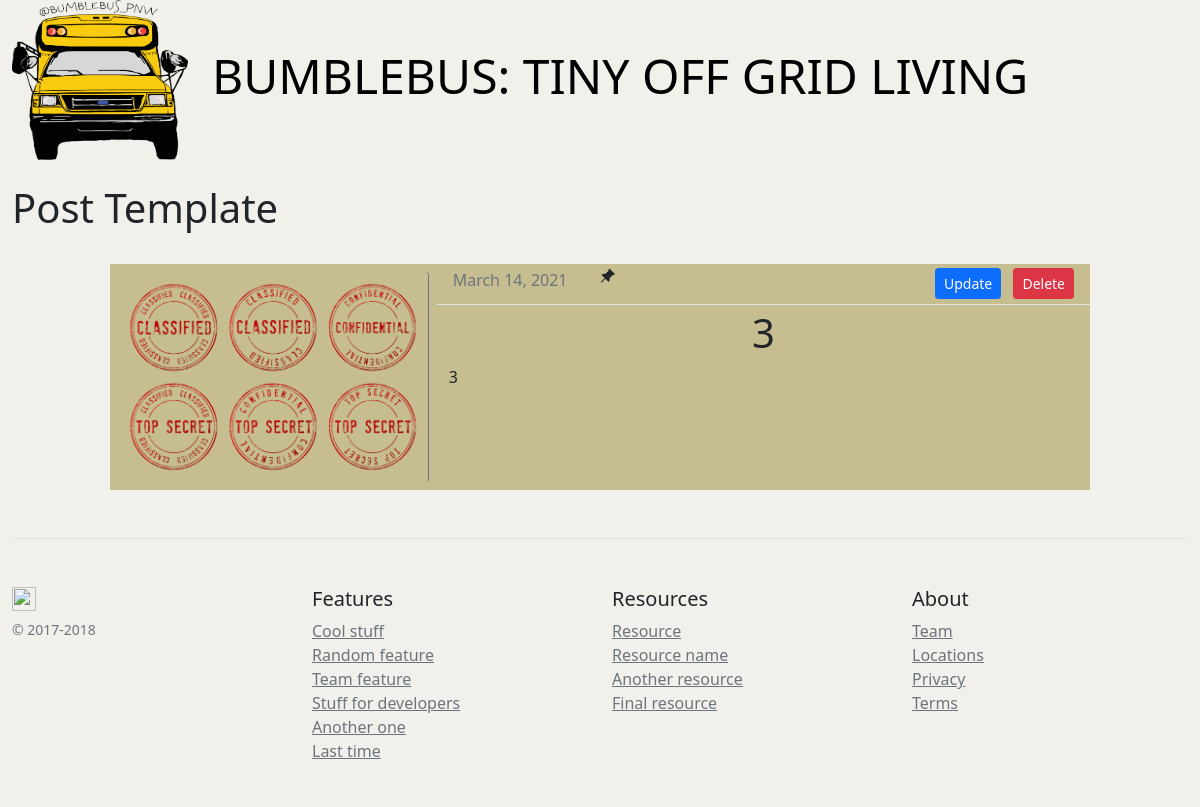
The app's page /post/4 with its own data.
### bumblebus/models.py (models this page shows, shortened)
class Post(db.Model):
	id = db.Column(db.Integer, primary_key=True)
	postType = db.Column(db.String(4), nullable=False)
	title = db.Column(db.String(100), nullable=False)
	date_posted = db.Column(db.DateTime, nullable=False, default=datetime.utcnow) #pass in the function and not the current time; no parens
	content = db.Column(db.Text, nullable=False)
	summary = db.Column(db.Text, nullable=False)
	user_id = db.Column(db.Integer, db.ForeignKey('user.id'), nullable=False)
	pinned = db.Column(db.Boolean, nullable=False, default=False)
	image_file = db.Column(db.String(20), nullable=False, default='blog_default.jpg')
	thumbnail = db.Column(db.String(20), nullable=False, default='blog_default.jpg')
	published = db.Column(db.Boolean, nullable=False, default=False)

### bumblebus/routes.py (the view)
@app.route("/post/<int:post_id>", methods=['GET', 'POST'])
def post(post_id):
	post = Post.query.get_or_404(post_id)
	form = PostForm()
	if form.validate_on_submit():
		post = Post(title=form.title.data, content=form.content.data, author=current_user)
		db.session.add(post)
		db.session.commit()
		flash(f'Your post has been created!', 'success')
		return redirect(url_for('home'))
	return render_template('post.html', title=post.title, post=post)#, form=form)

### bumblebus/templates/post.html (shortened to what this page needs)
{% extends "base.html" %}
{% block content %}
	<h1>Post Template</h1>
	<br>
		<div class="row mx-auto justify-content-center">
		{% if post.postType == 'blog' %}
		<div class="col-md-10" style="background-color: #C6BE90;">
			<article class="content-section" style="background-color: #C6BE90;">
		{% else %}
		<div class="col-md-10" style="background-color: #AAC6C3;">
			<article class="content-section" style="background-color: #AAC6C3;">
		{% endif %}
			<div class="row ">
			{% if post.postType == 'blog' %}
				<div class="col-md-4 img-fluid p-2 ">
					<img class="card-img-top rounded border-end border-secondary" src="{{ url_for('static', filename='blog_pics/' + post.thumbnail) }}" alt="Card image cap" >
				</div>
			{% endif %}
				<div class="col-md-8 ">
					<div class=" row article-metadata justify-content-between ">
						<div class="col-auto">
							<div class="row">
								<div class="col-auto">
									<p class="text-muted m-1">{{ post.date_posted.strftime('%B %d, %Y') }}</p>
								</div>
								{% if post.pinned %}
								<div class="col-auto">
									<i class="bi bi-pin-angle-fill m-1"></i>
								</div>
								{% endif %}
							</div>
						</div>
						<div class="col-auto ms-auto">
						<a class="btn btn-primary btn-sm m-1  " href="{{ url_for('post_update', post_id=post.id) }}">Update</a>
						<button type="button" class="btn btn-danger btn-sm m-1 " data-bs-toggle="modal" data-bs-target="#deleteModal{{ post.id }}">Delete</button>
						</div>
					</div>
					<h1 class="text-center pt-0">{{ post.title }}</h1>
					{% if post.postType == 'blog' %}
					<p class="article-content text-truncate">{{ post.content | safe }}</p>
					{% else %}
					<p class="article-content text-truncate">{{ post.summary | safe }}</p>
					{% endif %}
				</div>
			</div>
		</article>
	</div>
	</div>
{% endblock %}

### bumblebus/static/main.css (style rules this page uses)
.article-content { white-space: pre-line; }
.article-metadata { padding-bottom: 1px; margin-bottom: 4px; border-bottom: 1px solid #e3e3e3 }

### bumblebus/templates/base.html (style rules this page uses)
a { color: #0000000; text-decoration: none; }

### records on screen
Post: thumbnail (picture), date_posted "March 14, 2021", title "3", content "3"
